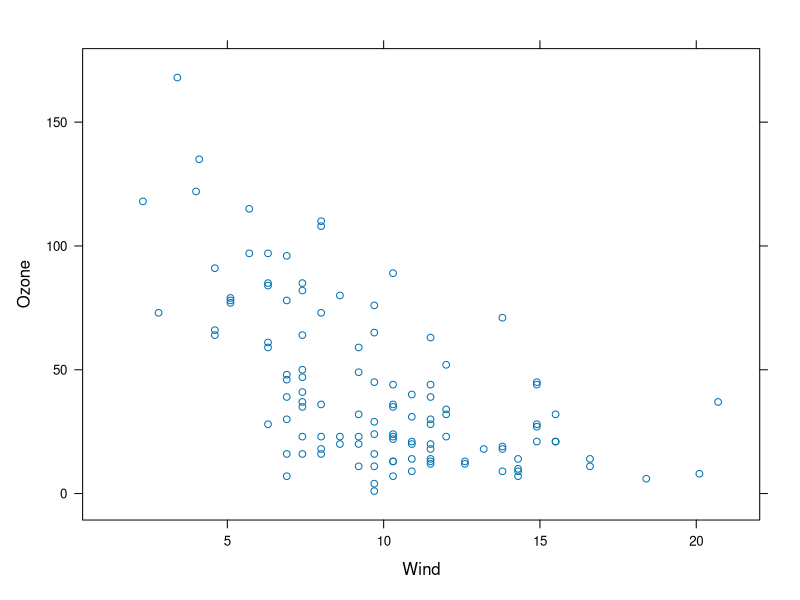
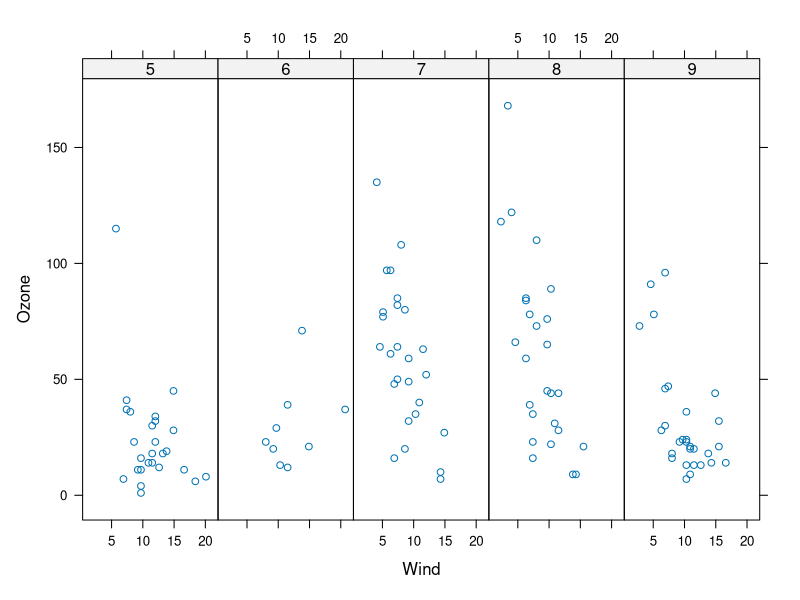
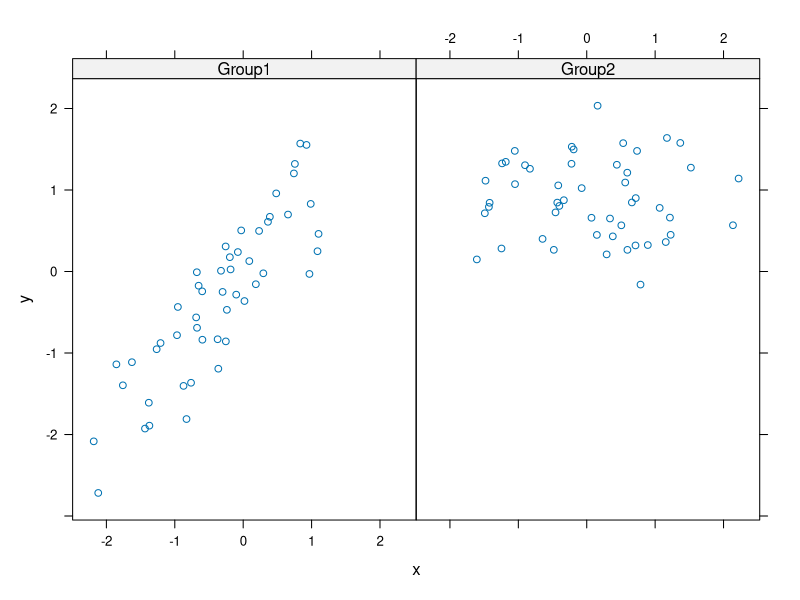
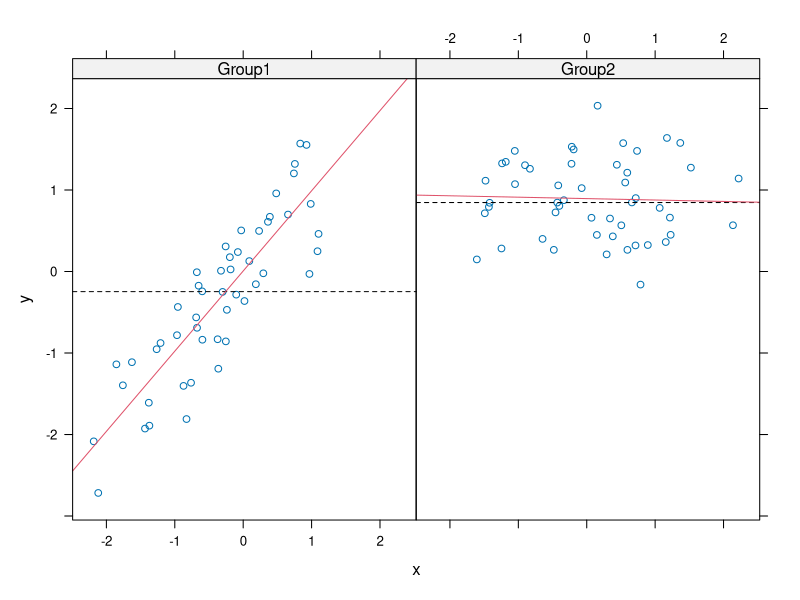
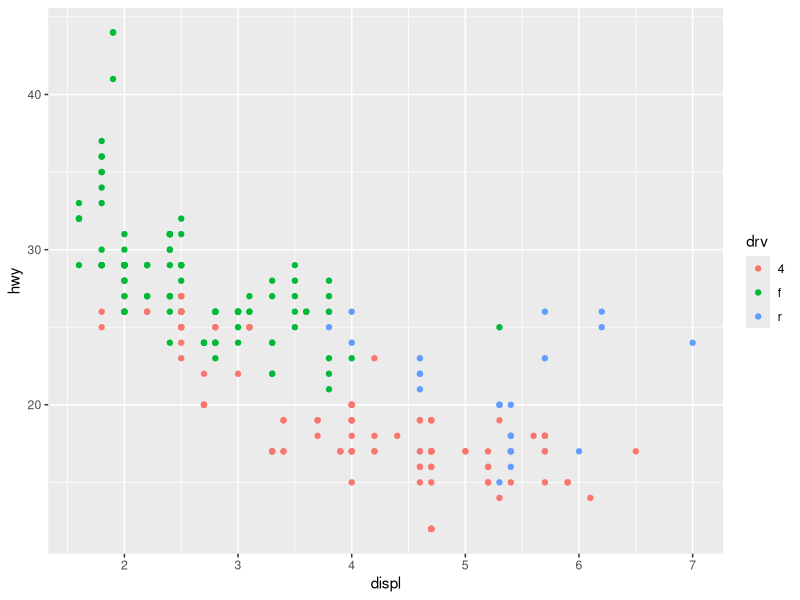
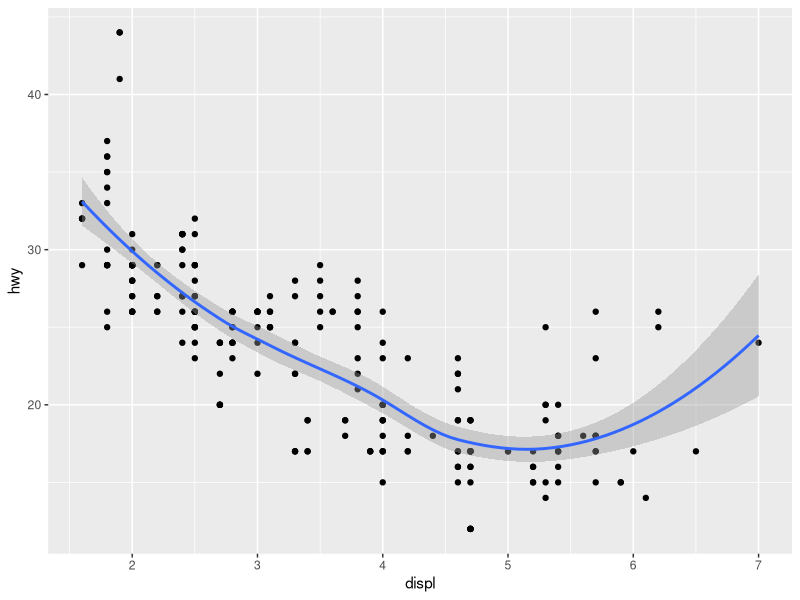
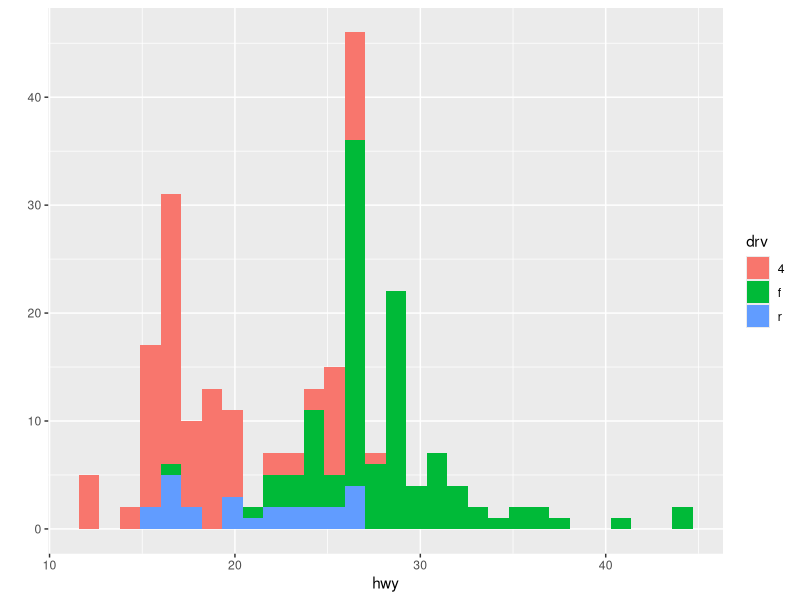
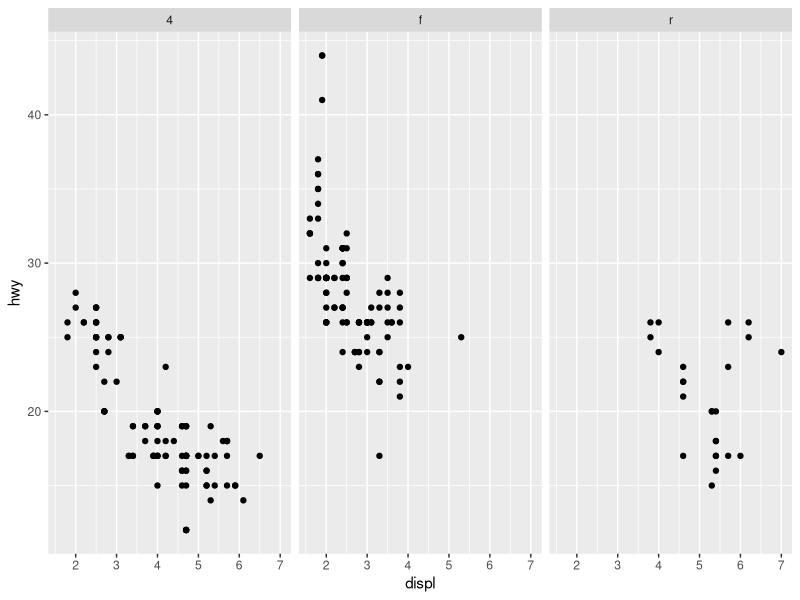

Recreate these plots in R, in order. (Note: this script raises an error after producing the figures.)
#Week 2 Notes

############Lattice plotting system#########


#xyplot:


library(lattice)
library(datasets)

#Simple scatter
xyplot(Ozone~Wind, data=airquality)

#seperated by month

#convert month to factor
airquality <- transform(airquality, Month= factor(Month))
xyplot(Ozone~ Wind | Month, data=airquality,layout= c(5,1))


#Lattice Panel Functions##

#Generate random data
set.seed(10)
x<- rnorm(100)
f <- rep(0:1, each=50)
y <- x + f - f*x + rnorm(100, sd=0.5)
f <- factor(f, labels = c("Group1", "Group2"))

#plot with 2 panels
xyplot( y~x | f, layout= c(2,1))


#Custom panel function (structure)

xyplot(y~x | f, panel= function(x,y,...) {
        panel.xyplot(x,y,...)#first, call the default panel function for xyplot
        panel.abline(h = median(y), lty=2) #add line at median
        panel.lmline(x,y, col=2) #slr line
        
}) 




######  ggplot2 : qplot#####
library(ggplot2)
str(mpg)



#simple qplot
qplot(displ, hwy, data=mpg, color= drv)#assign different colors by drv

#adding a geom: smooth?
qplot(displ, hwy, data=mpg, geom= c("point", "smooth"))


#histogram
qplot(hwy, data=mpg, fill= drv)#seperate by drv


#Facets: subsets of data indicated by a factor
#var at right hand side determines the cols of the panels
#var at left: determine rows
qplot(displ, hwy, data=mpg, facets= .~drv)
qplot(hwy, data= mpg, facets= drv~.)



######  ggplot2: ggplot#####


g<- ggplot(df, aes(x,y))
print(g) #no layers yet

p<- g + geom_point() #save and print ggplot object
print(p)

g+ geom_point() #auto print plot object







